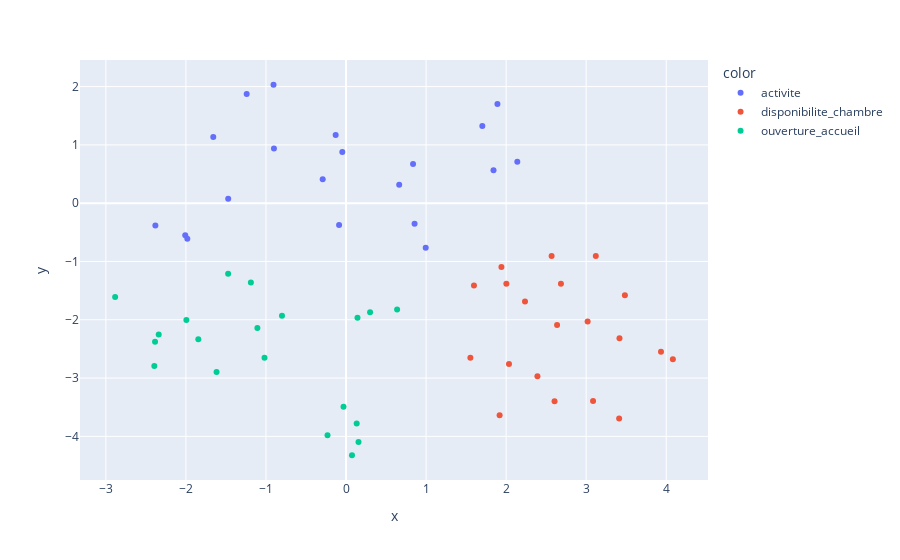

The notebook cell this image was saved under:
### Code cell
from sklearn.manifold import TSNE

tsne = TSNE()
all_representations_2d = tsne.fit_transform(all_representations.cpu())
scatter_plot = px.scatter(x=all_representations_2d[:, 0], y=all_representations_2d[:, 1], color=str_labels)
scatter_plot.show(config={'staticPlot': True})

### Figure 1 — Plotly figure (JSON) as saved in the notebook; plotly's stock layout.template omitted (floating-point values rounded to 4 significant figures)
{"data": [{"hovertemplate": "color=activite<br>x=%{x}<br>y=%{y}<extra></extra>", "legendgroup": "activite", "marker": {"color": "#636efa", "symbol": "circle"}, "mode": "markers", "name": "activite", "orientation": "v", "showlegend": true, "type": "scatter", "x": [0.9955, -0.1294, 0.6641, -1.472, -1.241, -2.009, 0.8563, -0.9057, -0.04652, -1.983, 1.703, -0.08661, -1.658, 2.14, -2.382, -0.2914, -0.9002, 1.891, 1.842, 0.8373], "xaxis": "x", "y": [-0.7632, 1.17, 0.3165, 0.07606, 1.873, -0.5508, -0.3523, 2.032, 0.8768, -0.6087, 1.324, -0.3741, 1.135, 0.7087, -0.3839, 0.4119, 0.9377, 1.703, 0.5656, 0.6723], "yaxis": "y"}, {"hovertemplate": "color=disponibilite_chambre<br>x=%{x}<br>y=%{y}<extra></extra>", "legendgroup": "disponibilite_chambre", "marker": {"color": "#EF553B", "symbol": "circle"}, "mode": "markers", "name": "disponibilite_chambre", "orientation": "v", "showlegend": true, "type": "scatter", "x": [2.036, 3.412, 2.391, 1.941, 2.685, 3.935, 3.484, 2.637, 2.568, 4.083, 3.416, 1.919, 3.018, 3.086, 1.598, 2.605, 2.236, 2.003, 3.12, 1.553], "xaxis": "x", "y": [-2.758, -3.694, -2.97, -1.093, -1.381, -2.55, -1.579, -2.09, -0.9042, -2.679, -2.317, -3.636, -2.03, -3.395, -1.413, -3.397, -1.688, -1.382, -0.9053, -2.652], "yaxis": "y"}, {"hovertemplate": "color=ouverture_accueil<br>x=%{x}<br>y=%{y}<extra></extra>", "legendgroup": "ouverture_accueil", "marker": {"color": "#00cc96", "symbol": "circle"}, "mode": "markers", "name": "ouverture_accueil", "orientation": "v", "showlegend": true, "type": "scatter", "x": [-1.845, -1.107, -0.8001, -1.617, -1.473, -2.884, -2.34, -1.994, 0.1558, -2.386, 0.143, 0.1331, 0.6381, -0.2311, -1.188, 0.07429, 0.3006, -1.018, -2.395, -0.03123], "xaxis": "x", "y": [-2.335, -2.143, -1.931, -2.896, -1.21, -1.609, -2.252, -2.006, -4.096, -2.378, -1.964, -3.78, -1.823, -3.982, -1.361, -4.324, -1.871, -2.653, -2.794, -3.492], "yaxis": "y"}], "layout": {"legend": {"title": {"text": "color"}, "tracegroupgap": 0}, "margin": {"t": 60}, "xaxis": {"anchor": "y", "domain": [0, 1], "title": {"text": "x"}}, "yaxis": {"anchor": "x", "domain": [0, 1], "title": {"text": "y"}}}}
